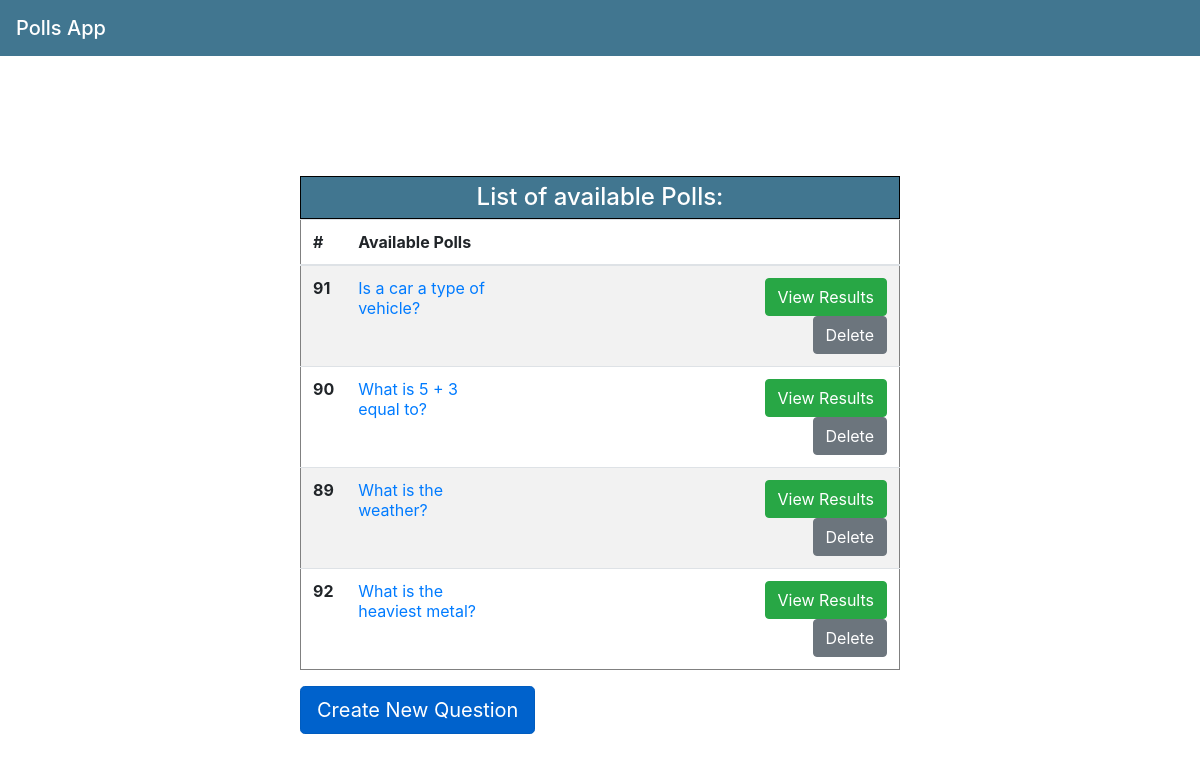
The page /polls/ on the database as committed earlier.
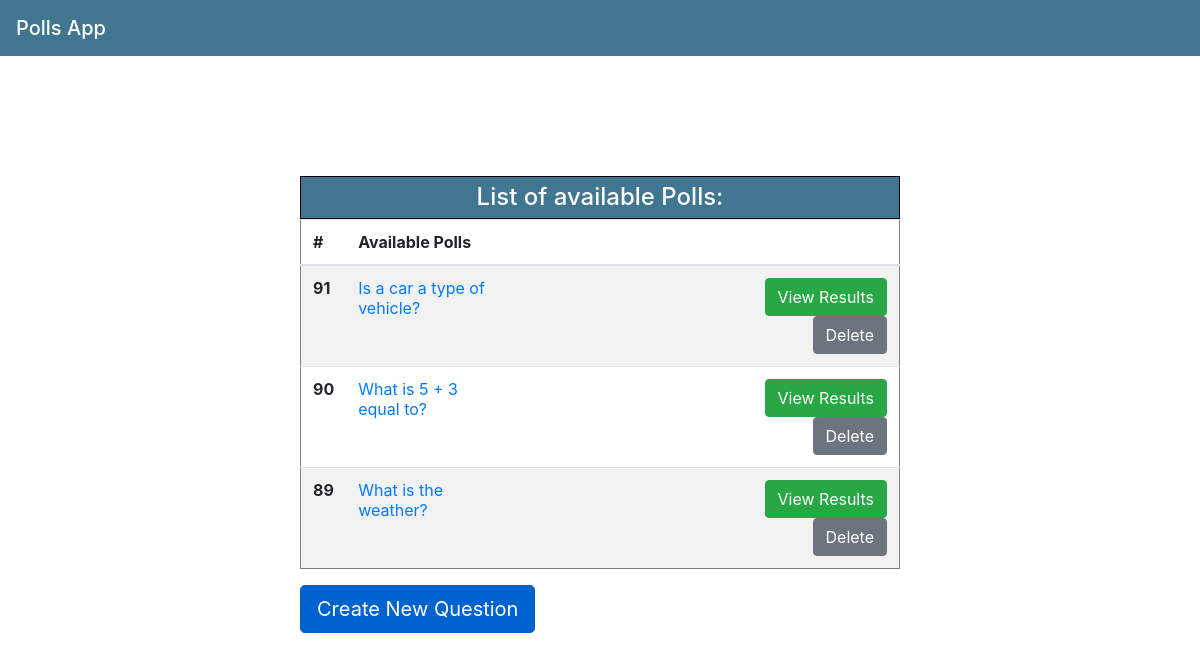
The same page on the database as committed later.
### polls/models.py (models this page shows, shortened)
class Question(models.Model):
    question_text = models.CharField(max_length=200)
    pub_date = models.DateTimeField('date published')

### polls/views.py (the view)
# urls.py: path('', views.IndexView.as_view(), name='index'),
class IndexView(generic.ListView):
    template_name = 'polls/index.html'
    context_object_name = 'latest_question_list'
    def get_queryset(self):
        return Question.objects.order_by('-pub_date')[:6]

### polls/templates/polls/index.html
{% extends 'polls/base.html' %}
{% block content %}
    <div class="pollsContainer">
        <table class="table table-striped pollsTable">
             <thead>
                    <tr>
                        <h4 class = "listTitle">List of available Polls:</h4>
                    </tr>
                    <tr class="rowTable">
                        <th scope="col">#</th>
                        <th scope="col">Available Polls</th>
                        <th scope="col"></th>
                    </tr>
             </thead>
             <tbody>
                {% for question in latest_question_list %}
                    <tr>
                        <th scope="row">{{question.id}}</th>
                        <td><a href="{% url 'polls:detail' question.id %}">{{ question.question_text }}</a></td>
                        <td class="deleteCol"><a class="btn btn-success deleteLink" href="{% url 'polls:results' question.id %}">View Results</a><a class="btn btn-secondary deleteLink" href="{% url 'polls:delete' question.id %}">Delete</a></td>
                    </tr>
               {% endfor %}
             </tbody>
        </table>
        <a class="btn btn-primary btn-lg active" href="{% url 'polls:newQuestion'%}">Create New Question</a>
    </div>
{% endblock %}

Rows that differ between the two databases and show on the page:
removed Question: id "92", question_text "What is the heaviest metal?"
